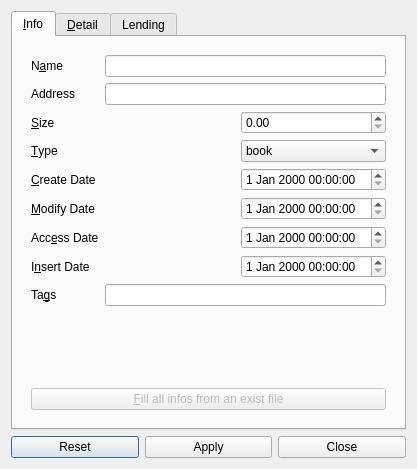
<?xml version="1.0" encoding="UTF-8"?>
<ui version="4.0">
 <class>infoDialog</class>
 <widget class="QDialog" name="infoDialog">
  <property name="geometry">
   <rect>
    <x>0</x>
    <y>0</y>
    <width>417</width>
    <height>469</height>
   </rect>
  </property>
  <property name="windowTitle">
   <string>Infos</string>
  </property>
  <property name="windowIcon">
   <iconset resource="QtRc.qrc">
    <normaloff>:/image/images/info.png</normaloff>:/image/images/info.png</iconset>
  </property>
  <property name="locale">
   <locale language="English" country="UnitedKingdom"/>
  </property>
  <layout class="QGridLayout" name="gridLayout_6">
   <item row="1" column="0">
    <widget class="QPushButton" name="resetButton">
     <property name="text">
      <string>Reset</string>
     </property>
    </widget>
   </item>
   <item row="1" column="1">
    <widget class="QPushButton" name="applyButton">
     <property name="text">
      <string>Apply</string>
     </property>
    </widget>
   </item>
   <item row="1" column="2">
    <widget class="QPushButton" name="closeButton">
     <property name="text">
      <string>Close</string>
     </property>
    </widget>
   </item>
   <item row="0" column="0" colspan="3">
    <widget class="QTabWidget" name="lentTab">
     <widget class="QWidget" name="infoTab">
      <attribute name="title">
       <string>&amp;Info</string>
      </attribute>
      <layout class="QGridLayout" name="gridLayout_12">
       <item row="0" column="0">
        <widget class="QStackedWidget" name="infoSW">
         <widget class="QWidget" name="fileInfo">
          <layout class="QGridLayout" name="gridLayout_2">
           <item row="0" column="0">
            <widget class="QLabel" name="labelNameFile">
             <property name="text">
              <string>N&amp;ame</string>
             </property>
             <property name="buddy">
              <cstring>infoNameEdit</cstring>
             </property>
            </widget>
           </item>
           <item row="0" column="1" colspan="2">
            <widget class="QLineEdit" name="infoNameEdit"/>
           </item>
           <item row="2" column="0">
            <widget class="QLabel" name="labelSizeFile">
             <property name="text">
              <string>&amp;Size</string>
             </property>
             <property name="buddy">
              <cstring>infoSizeSpin</cstring>
             </property>
            </widget>
           </item>
           <item row="2" column="1">
            <spacer name="horizontalSpacer">
             <property name="orientation">
              <enum>Qt::Horizontal</enum>
             </property>
             <property name="sizeHint" stdset="0">
              <size>
               <width>116</width>
               <height>20</height>
              </size>
             </property>
            </spacer>
           </item>
           <item row="2" column="2">
            <widget class="QDoubleSpinBox" name="infoSizeSpin">
             <property name="maximum">
              <double>1024.990000000000009</double>
             </property>
            </widget>
           </item>
           <item row="3" column="0">
            <widget class="QLabel" name="labelTypeFile">
             <property name="text">
              <string>&amp;Type</string>
             </property>
             <property name="buddy">
              <cstring>infoTypeCombo</cstring>
             </property>
            </widget>
           </item>
           <item row="3" column="1">
            <spacer name="horizontalSpacer_2">
             <property name="orientation">
              <enum>Qt::Horizontal</enum>
             </property>
             <property name="sizeHint" stdset="0">
              <size>
               <width>116</width>
               <height>20</height>
              </size>
             </property>
            </spacer>
           </item>
           <item row="3" column="2">
            <widget class="QComboBox" name="infoTypeCombo">
             <property name="currentIndex">
              <number>0</number>
             </property>
             <item>
              <property name="text">
               <string>book</string>
              </property>
             </item>
             <item>
              <property name="text">
               <string>e-book</string>
              </property>
             </item>
             <item>
              <property name="text">
               <string>image</string>
              </property>
             </item>
             <item>
              <property name="text">
               <string>music</string>
              </property>
             </item>
             <item>
              <property name="text">
               <string>video</string>
              </property>
             </item>
             <item>
              <property name="text">
               <string>other</string>
              </property>
             </item>
            </widget>
           </item>
           <item row="4" column="0">
            <widget class="QLabel" name="labelDateCreateFile">
             <property name="text">
              <string>&amp;Create Date</string>
             </property>
             <property name="buddy">
              <cstring>infoDateCreate</cstring>
             </property>
            </widget>
           </item>
           <item row="4" column="1">
            <spacer name="horizontalSpacer_3">
             <property name="orientation">
              <enum>Qt::Horizontal</enum>
             </property>
             <property name="sizeHint" stdset="0">
              <size>
               <width>116</width>
               <height>20</height>
              </size>
             </property>
            </spacer>
           </item>
           <item row="4" column="2">
            <widget class="QDateTimeEdit" name="infoDateCreate"/>
           </item>
           <item row="5" column="0">
            <widget class="QLabel" name="labelDateModifyFile">
             <property name="text">
              <string>&amp;Modify Date</string>
             </property>
             <property name="buddy">
              <cstring>infoDateModify</cstring>
             </property>
            </widget>
           </item>
           <item row="5" column="1">
            <spacer name="horizontalSpacer_9">
             <property name="orientation">
              <enum>Qt::Horizontal</enum>
             </property>
             <property name="sizeHint" stdset="0">
              <size>
               <width>116</width>
               <height>20</height>
              </size>
             </property>
            </spacer>
           </item>
           <item row="5" column="2">
            <widget class="QDateTimeEdit" name="infoDateModify"/>
           </item>
           <item row="6" column="0">
            <widget class="QLabel" name="labelDateAccessFile">
             <property name="text">
              <string>Acc&amp;ess Date</string>
             </property>
             <property name="buddy">
              <cstring>infoDateAccess</cstring>
             </property>
            </widget>
           </item>
           <item row="6" column="1">
            <spacer name="horizontalSpacer_10">
             <property name="orientation">
              <enum>Qt::Horizontal</enum>
             </property>
             <property name="sizeHint" stdset="0">
              <size>
               <width>116</width>
               <height>20</height>
              </size>
             </property>
            </spacer>
           </item>
           <item row="6" column="2">
            <widget class="QDateTimeEdit" name="infoDateAccess"/>
           </item>
           <item row="7" column="0">
            <widget class="QLabel" name="labelDateInsertFile">
             <property name="text">
              <string>I&amp;nsert Date</string>
             </property>
             <property name="buddy">
              <cstring>infoDateInsert</cstring>
             </property>
            </widget>
           </item>
           <item row="7" column="1">
            <spacer name="horizontalSpacer_11">
             <property name="orientation">
              <enum>Qt::Horizontal</enum>
             </property>
             <property name="sizeHint" stdset="0">
              <size>
               <width>116</width>
               <height>20</height>
              </size>
             </property>
            </spacer>
           </item>
           <item row="7" column="2">
            <widget class="QDateTimeEdit" name="infoDateInsert"/>
           </item>
           <item row="8" column="0">
            <widget class="QLabel" name="labelTagsFile">
             <property name="text">
              <string>Ta&amp;gs</string>
             </property>
             <property name="buddy">
              <cstring>infoTagsEdit</cstring>
             </property>
            </widget>
           </item>
           <item row="8" column="1" colspan="2">
            <widget class="QLineEdit" name="infoTagsEdit"/>
           </item>
           <item row="9" column="0" colspan="3">
            <spacer name="verticalSpacer">
             <property name="orientation">
              <enum>Qt::Vertical</enum>
             </property>
             <property name="sizeHint" stdset="0">
              <size>
               <width>20</width>
               <height>40</height>
              </size>
             </property>
            </spacer>
           </item>
           <item row="10" column="0" colspan="3">
            <widget class="QPushButton" name="fillFromFile">
             <property name="enabled">
              <bool>false</bool>
             </property>
             <property name="text">
              <string>&amp;Fill all infos from an exist file</string>
             </property>
            </widget>
           </item>
           <item row="1" column="0">
            <widget class="QLabel" name="labelAddress">
             <property name="text">
              <string>Address</string>
             </property>
            </widget>
           </item>
           <item row="1" column="1" colspan="2">
            <widget class="QLineEdit" name="infoAddress">
             <property name="readOnly">
              <bool>true</bool>
             </property>
            </widget>
           </item>
          </layout>
         </widget>
         <widget class="QWidget" name="dirInfo">
          <layout class="QGridLayout" name="gridLayout_8">
           <item row="0" column="0">
            <widget class="QLabel" name="labelNameDir">
             <property name="text">
              <string>N&amp;ame</string>
             </property>
             <property name="buddy">
              <cstring>dirInfoName</cstring>
             </property>
            </widget>
           </item>
           <item row="0" column="1">
            <widget class="QLineEdit" name="dirInfoName"/>
           </item>
           <item row="2" column="0">
            <widget class="QLabel" name="labelTagsDir">
             <property name="text">
              <string>Ta&amp;gs</string>
             </property>
             <property name="buddy">
              <cstring>dirInfoTags</cstring>
             </property>
            </widget>
           </item>
           <item row="2" column="1">
            <widget class="QLineEdit" name="dirInfoTags"/>
           </item>
           <item row="3" column="0">
            <widget class="QLabel" name="labelDateCreateDir">
             <property name="text">
              <string>&amp;Create Date</string>
             </property>
             <property name="buddy">
              <cstring>dirInfoDateCreate</cstring>
             </property>
            </widget>
           </item>
           <item row="3" column="1">
            <widget class="QDateTimeEdit" name="dirInfoDateCreate"/>
           </item>
           <item row="4" column="0">
            <widget class="QLabel" name="labelDateModifyDir">
             <property name="text">
              <string>&amp;Modify Date</string>
             </property>
             <property name="buddy">
              <cstring>dirInfoDateModify</cstring>
             </property>
            </widget>
           </item>
           <item row="4" column="1">
            <widget class="QDateTimeEdit" name="dirInfoDateModify"/>
           </item>
           <item row="5" column="0">
            <widget class="QLabel" name="labelDateAccessDir">
             <property name="text">
              <string>Acc&amp;ess Date</string>
             </property>
             <property name="buddy">
              <cstring>dirInfoDateAccess</cstring>
             </property>
            </widget>
           </item>
           <item row="5" column="1">
            <widget class="QDateTimeEdit" name="dirInfoDateAccess"/>
           </item>
           <item row="6" column="0">
            <widget class="QLabel" name="labelDateInsertDir">
             <property name="text">
              <string>I&amp;nsert Date</string>
             </property>
             <property name="buddy">
              <cstring>dirInfoDateInsert</cstring>
             </property>
            </widget>
           </item>
           <item row="6" column="1">
            <widget class="QDateTimeEdit" name="dirInfoDateInsert"/>
           </item>
           <item row="7" column="0">
            <widget class="QLabel" name="labelDecription">
             <property name="text">
              <string>De&amp;scription</string>
             </property>
             <property name="buddy">
              <cstring>dirInfoDescription</cstring>
             </property>
            </widget>
           </item>
           <item row="7" column="1" rowspan="2">
            <widget class="QTextEdit" name="dirInfoDescription"/>
           </item>
           <item row="8" column="0">
            <spacer name="verticalSpacer_2">
             <property name="orientation">
              <enum>Qt::Vertical</enum>
             </property>
             <property name="sizeHint" stdset="0">
              <size>
               <width>78</width>
               <height>67</height>
              </size>
             </property>
            </spacer>
           </item>
           <item row="9" column="0" colspan="2">
            <widget class="QPushButton" name="fillFromDir">
             <property name="enabled">
              <bool>false</bool>
             </property>
             <property name="text">
              <string>&amp;Fill all infos recursively from an exist directory</string>
             </property>
            </widget>
           </item>
           <item row="1" column="0">
            <widget class="QLabel" name="labelAddressDir">
             <property name="text">
              <string>Address</string>
             </property>
            </widget>
           </item>
           <item row="1" column="1">
            <widget class="QLineEdit" name="dirInfoAddress">
             <property name="readOnly">
              <bool>true</bool>
             </property>
            </widget>
           </item>
          </layout>
         </widget>
        </widget>
       </item>
      </layout>
     </widget>
     <widget class="QWidget" name="detailTab">
      <attribute name="title">
       <string>&amp;Detail</string>
      </attribute>
      <layout class="QGridLayout" name="gridLayout_13">
       <item row="0" column="0">
        <widget class="QStackedWidget" name="detailSW">
         <widget class="QWidget" name="bookDetail">
          <layout class="QGridLayout" name="gridLayout_5">
           <item row="0" column="0">
            <widget class="QLabel" name="labelAuthorBook">
             <property name="text">
              <string>&amp;Author</string>
             </property>
             <property name="buddy">
              <cstring>detailBookAuthor</cstring>
             </property>
            </widget>
           </item>
           <item row="0" column="1" colspan="2">
            <widget class="QLineEdit" name="detailBookAuthor"/>
           </item>
           <item row="1" column="0">
            <widget class="QLabel" name="labelImprintInfo">
             <property name="text">
              <string>Im&amp;print Info</string>
             </property>
             <property name="buddy">
              <cstring>detailBookImprintInfo</cstring>
             </property>
            </widget>
           </item>
           <item row="1" column="1" colspan="2">
            <widget class="QLineEdit" name="detailBookImprintInfo"/>
           </item>
           <item row="2" column="0">
            <widget class="QLabel" name="labelCallNumber">
             <property name="text">
              <string>Call &amp;Number</string>
             </property>
             <property name="buddy">
              <cstring>detailBookCallNumber</cstring>
             </property>
            </widget>
           </item>
           <item row="2" column="1" colspan="2">
            <widget class="QLineEdit" name="detailBookCallNumber"/>
           </item>
           <item row="3" column="0">
            <widget class="QLabel" name="labelYearBook">
             <property name="text">
              <string>&amp;Year</string>
             </property>
             <property name="buddy">
              <cstring>detailBookYearSpin</cstring>
             </property>
            </widget>
           </item>
           <item row="3" column="1">
            <spacer name="horizontalSpacer_7">
             <property name="orientation">
              <enum>Qt::Horizontal</enum>
             </property>
             <property name="sizeHint" stdset="0">
              <size>
               <width>206</width>
               <height>20</height>
              </size>
             </property>
            </spacer>
           </item>
           <item row="3" column="2">
            <widget class="QSpinBox" name="detailBookYearSpin">
             <property name="maximum">
              <number>99999</number>
             </property>
            </widget>
           </item>
           <item row="4" column="0">
            <widget class="QLabel" name="labelPageBook">
             <property name="text">
              <string>Pa&amp;ge</string>
             </property>
             <property name="buddy">
              <cstring>detailBookPageSpin</cstring>
             </property>
            </widget>
           </item>
           <item row="4" column="1">
            <spacer name="horizontalSpacer_8">
             <property name="orientation">
              <enum>Qt::Horizontal</enum>
             </property>
             <property name="sizeHint" stdset="0">
              <size>
               <width>206</width>
               <height>20</height>
              </size>
             </property>
            </spacer>
           </item>
           <item row="4" column="2">
            <widget class="QSpinBox" name="detailBookPageSpin">
             <property name="maximum">
              <number>99999</number>
             </property>
            </widget>
           </item>
          </layout>
         </widget>
         <widget class="QWidget" name="ebookDetail">
          <layout class="QGridLayout" name="gridLayout_4">
           <item row="0" column="0">
            <widget class="QLabel" name="labelTitleEBook">
             <property name="text">
              <string>&amp;Title</string>
             </property>
             <property name="buddy">
              <cstring>detailEbookTitle</cstring>
             </property>
            </widget>
           </item>
           <item row="0" column="1" colspan="2">
            <widget class="QLineEdit" name="detailEbookTitle"/>
           </item>
           <item row="1" column="0">
            <widget class="QLabel" name="labelAuthorEBook">
             <property name="text">
              <string>&amp;Author</string>
             </property>
             <property name="buddy">
              <cstring>detailEbookAuthor</cstring>
             </property>
            </widget>
           </item>
           <item row="1" column="1" colspan="2">
            <widget class="QLineEdit" name="detailEbookAuthor"/>
           </item>
           <item row="2" column="0">
            <widget class="QLabel" name="labelYearEBook">
             <property name="text">
              <string>&amp;Year</string>
             </property>
             <property name="buddy">
              <cstring>detailEbookYearSpin</cstring>
             </property>
            </widget>
           </item>
           <item row="2" column="1">
            <spacer name="horizontalSpacer_5">
             <property name="orientation">
              <enum>Qt::Horizontal</enum>
             </property>
             <property name="sizeHint" stdset="0">
              <size>
               <width>244</width>
               <height>20</height>
              </size>
             </property>
            </spacer>
           </item>
           <item row="2" column="2">
            <widget class="QSpinBox" name="detailEbookYearSpin">
             <property name="maximum">
              <number>99999</number>
             </property>
            </widget>
           </item>
           <item row="3" column="0">
            <widget class="QLabel" name="labelPageEBook">
             <property name="text">
              <string>&amp;Page</string>
             </property>
             <property name="buddy">
              <cstring>detailEbookPageSpin</cstring>
             </property>
            </widget>
           </item>
           <item row="3" column="1">
            <spacer name="horizontalSpacer_6">
             <property name="orientation">
              <enum>Qt::Horizontal</enum>
             </property>
             <property name="sizeHint" stdset="0">
              <size>
               <width>244</width>
               <height>20</height>
              </size>
             </property>
            </spacer>
           </item>
           <item row="3" column="2">
            <widget class="QSpinBox" name="detailEbookPageSpin">
             <property name="maximum">
              <number>99999</number>
             </property>
            </widget>
           </item>
          </layout>
         </widget>
         <widget class="QWidget" name="imageDetail">
          <layout class="QGridLayout" name="gridLayout_7">
           <item row="0" column="0">
            <widget class="QLabel" name="labelHeightImage">
             <property name="text">
              <string>&amp;Height</string>
             </property>
             <property name="buddy">
              <cstring>detailImageHeightSpin</cstring>
             </property>
            </widget>
           </item>
           <item row="0" column="1">
            <widget class="QSpinBox" name="detailImageHeightSpin">
             <property name="suffix">
              <string> px</string>
             </property>
             <property name="maximum">
              <number>99999</number>
             </property>
            </widget>
           </item>
           <item row="1" column="0">
            <widget class="QLabel" name="labelWidthImage">
             <property name="text">
              <string>&amp;Width</string>
             </property>
             <property name="buddy">
              <cstring>detailImageWidthSpin</cstring>
             </property>
            </widget>
           </item>
           <item row="1" column="1">
            <widget class="QSpinBox" name="detailImageWidthSpin">
             <property name="suffix">
              <string> px</string>
             </property>
             <property name="maximum">
              <number>99999</number>
             </property>
            </widget>
           </item>
          </layout>
         </widget>
         <widget class="QWidget" name="musicDetail">
          <layout class="QGridLayout" name="gridLayout">
           <item row="0" column="0">
            <widget class="QLabel" name="labelTitle">
             <property name="text">
              <string>&amp;Title</string>
             </property>
             <property name="buddy">
              <cstring>detailMusicTitle</cstring>
             </property>
            </widget>
           </item>
           <item row="0" column="1" colspan="3">
            <widget class="QLineEdit" name="detailMusicTitle"/>
           </item>
           <item row="1" column="0">
            <widget class="QLabel" name="labelArtist">
             <property name="text">
              <string>&amp;Artist</string>
             </property>
             <property name="buddy">
              <cstring>detailMusicArtist</cstring>
             </property>
            </widget>
           </item>
           <item row="1" column="1" colspan="3">
            <widget class="QLineEdit" name="detailMusicArtist">
             <property name="enabled">
              <bool>true</bool>
             </property>
            </widget>
           </item>
           <item row="2" column="0">
            <widget class="QLabel" name="labelAlbum">
             <property name="text">
              <string>A&amp;lbum</string>
             </property>
             <property name="buddy">
              <cstring>detailMusicAlbum</cstring>
             </property>
            </widget>
           </item>
           <item row="2" column="1" colspan="3">
            <widget class="QLineEdit" name="detailMusicAlbum"/>
           </item>
           <item row="3" column="0">
            <widget class="QLabel" name="labelYear">
             <property name="text">
              <string>&amp;Year</string>
             </property>
             <property name="buddy">
              <cstring>detailMusicYear</cstring>
             </property>
            </widget>
           </item>
           <item row="3" column="2">
            <widget class="QLabel" name="labelTrack">
             <property name="text">
              <string>T&amp;rack</string>
             </property>
             <property name="alignment">
              <set>Qt::AlignCenter</set>
             </property>
             <property name="buddy">
              <cstring>detailMusicTrack</cstring>
             </property>
            </widget>
           </item>
           <item row="4" column="0">
            <widget class="QLabel" name="labelGenre">
             <property name="text">
              <string>&amp;Genre</string>
             </property>
             <property name="buddy">
              <cstring>detailMusicGenre</cstring>
             </property>
            </widget>
           </item>
           <item row="4" column="1" colspan="3">
            <widget class="QLineEdit" name="detailMusicGenre"/>
           </item>
           <item row="5" column="0">
            <widget class="QLabel" name="labelBitrate">
             <property name="text">
              <string>&amp;Bitrate</string>
             </property>
             <property name="buddy">
              <cstring>detailMusicBitrate</cstring>
             </property>
            </widget>
           </item>
           <item row="5" column="2">
            <widget class="QLabel" name="labelSampleRate">
             <property name="text">
              <string>&amp;Sample Rate</string>
             </property>
             <property name="alignment">
              <set>Qt::AlignCenter</set>
             </property>
             <property name="buddy">
              <cstring>detailMusicSampleRate</cstring>
             </property>
            </widget>
           </item>
           <item row="6" column="0">
            <widget class="QLabel" name="labelLength">
             <property name="text">
              <string>&amp;Length</string>
             </property>
             <property name="buddy">
              <cstring>detailMusicLength</cstring>
             </property>
            </widget>
           </item>
           <item row="6" column="1" colspan="3">
            <widget class="QLineEdit" name="detailMusicLength"/>
           </item>
           <item row="3" column="1">
            <widget class="QSpinBox" name="detailMusicYear">
             <property name="maximum">
              <number>99999</number>
             </property>
            </widget>
           </item>
           <item row="3" column="3">
            <widget class="QSpinBox" name="detailMusicTrack">
             <property name="maximum">
              <number>99999</number>
             </property>
            </widget>
           </item>
           <item row="5" column="1">
            <widget class="QSpinBox" name="detailMusicBitrate">
             <property name="suffix">
              <string> kbit</string>
             </property>
             <property name="maximum">
              <number>999</number>
             </property>
             <property name="singleStep">
              <number>16</number>
             </property>
            </widget>
           </item>
           <item row="5" column="3">
            <widget class="QSpinBox" name="detailMusicSampleRate">
             <property name="suffix">
              <string> Hz</string>
             </property>
             <property name="maximum">
              <number>99999</number>
             </property>
            </widget>
           </item>
          </layout>
         </widget>
         <widget class="QWidget" name="videoDetail">
          <layout class="QGridLayout" name="gridLayout_3">
           <item row="0" column="0">
            <widget class="QLabel" name="labelTitleVideo">
             <property name="text">
              <string>&amp;Title</string>
             </property>
             <property name="buddy">
              <cstring>detailVideoTitle</cstring>
             </property>
            </widget>
           </item>
           <item row="0" column="1" colspan="3">
            <widget class="QLineEdit" name="detailVideoTitle"/>
           </item>
           <item row="1" column="0">
            <widget class="QLabel" name="labelLengthVideo">
             <property name="text">
              <string>&amp;Length</string>
             </property>
             <property name="buddy">
              <cstring>detailVideoLength</cstring>
             </property>
            </widget>
           </item>
           <item row="1" column="1">
            <spacer name="horizontalSpacer_4">
             <property name="orientation">
              <enum>Qt::Horizontal</enum>
             </property>
             <property name="sizeHint" stdset="0">
              <size>
               <width>123</width>
               <height>20</height>
              </size>
             </property>
            </spacer>
           </item>
           <item row="1" column="2">
            <widget class="QLineEdit" name="detailVideoLength"/>
           </item>
           <item row="2" column="0">
            <widget class="QLabel" name="labelHeightVideo">
             <property name="text">
              <string>&amp;Height</string>
             </property>
             <property name="buddy">
              <cstring>detailVideoHeight</cstring>
             </property>
            </widget>
           </item>
           <item row="3" column="0">
            <widget class="QLabel" name="labelWidthVideo">
             <property name="text">
              <string notr="true">&amp;Width</string>
             </property>
             <property name="buddy">
              <cstring>detailVideoWidth</cstring>
             </property>
            </widget>
           </item>
           <item row="2" column="2">
            <widget class="QSpinBox" name="detailVideoHeight">
             <property name="suffix">
              <string> px</string>
             </property>
             <property name="maximum">
              <number>99999</number>
             </property>
            </widget>
           </item>
           <item row="2" column="1">
            <spacer name="horizontalSpacer_12">
             <property name="orientation">
              <enum>Qt::Horizontal</enum>
             </property>
             <property name="sizeHint" stdset="0">
              <size>
               <width>40</width>
               <height>20</height>
              </size>
             </property>
            </spacer>
           </item>
           <item row="3" column="1">
            <spacer name="horizontalSpacer_13">
             <property name="orientation">
              <enum>Qt::Horizontal</enum>
             </property>
             <property name="sizeHint" stdset="0">
              <size>
               <width>40</width>
               <height>20</height>
              </size>
             </property>
            </spacer>
           </item>
           <item row="3" column="2">
            <widget class="QSpinBox" name="detailVideoWidth">
             <property name="suffix">
              <string> px</string>
             </property>
             <property name="maximum">
              <number>99999</number>
             </property>
            </widget>
           </item>
          </layout>
         </widget>
         <widget class="QWidget" name="noDetail"/>
        </widget>
       </item>
      </layout>
     </widget>
     <widget class="QWidget" name="lentTab">
      <attribute name="title">
       <string>Lending</string>
      </attribute>
      <layout class="QGridLayout" name="gridLayout_9">
       <item row="0" column="0">
        <widget class="QLabel" name="labelStatus">
         <property name="text">
          <string>Status</string>
         </property>
        </widget>
       </item>
       <item row="1" column="0" colspan="2">
        <widget class="QLabel" name="labelTotalLending">
         <property name="text">
          <string>Total number of lending</string>
         </property>
        </widget>
       </item>
       <item row="1" column="2">
        <widget class="QLineEdit" name="totalLendingLine">
         <property name="readOnly">
          <bool>true</bool>
         </property>
        </widget>
       </item>
       <item row="2" column="0" colspan="2">
        <widget class="QLabel" name="labelTotalReserve">
         <property name="text">
          <string>Total number of reserving</string>
         </property>
        </widget>
       </item>
       <item row="4" column="0" colspan="2">
        <widget class="QLabel" name="labelTotalReserveTail">
         <property name="text">
          <string>Total number of reserved tail</string>
         </property>
        </widget>
       </item>
       <item row="4" column="2">
        <widget class="QLineEdit" name="totalReserveTailLine">
         <property name="readOnly">
          <bool>true</bool>
         </property>
        </widget>
       </item>
       <item row="0" column="1" colspan="2">
        <widget class="QComboBox" name="statusCombo">
         <property name="enabled">
          <bool>false</bool>
         </property>
         <item>
          <property name="text">
           <string>Item can be borrowed</string>
          </property>
         </item>
         <item>
          <property name="text">
           <string>Item has been lent</string>
          </property>
         </item>
         <item>
          <property name="text">
           <string>Waiting for tail of reserve</string>
          </property>
         </item>
        </widget>
       </item>
       <item row="2" column="2">
        <widget class="QLineEdit" name="totalReserveLine">
         <property name="readOnly">
          <bool>true</bool>
         </property>
        </widget>
       </item>
      </layout>
     </widget>
    </widget>
   </item>
  </layout>
 </widget>
 <resources>
  <include location="QtRc.qrc"/>
 </resources>
 <connections>
  <connection>
   <sender>closeButton</sender>
   <signal>clicked()</signal>
   <receiver>infoDialog</receiver>
   <slot>reject()</slot>
   <hints>
    <hint type="sourcelabel">
     <x>328</x>
     <y>418</y>
    </hint>
    <hint type="destinationlabel">
     <x>414</x>
     <y>393</y>
    </hint>
   </hints>
  </connection>
  <connection>
   <sender>infoTypeCombo</sender>
   <signal>currentIndexChanged(int)</signal>
   <receiver>detailSW</receiver>
   <slot>setCurrentIndex(int)</slot>
   <hints>
    <hint type="sourcelabel">
     <x>314</x>
     <y>139</y>
    </hint>
    <hint type="destinationlabel">
     <x>208</x>
     <y>219</y>
    </hint>
   </hints>
  </connection>
 </connections>
</ui>
